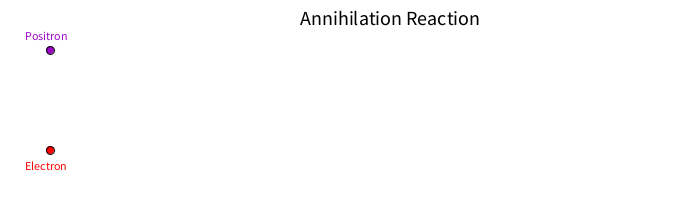
Frame 1 (no input)
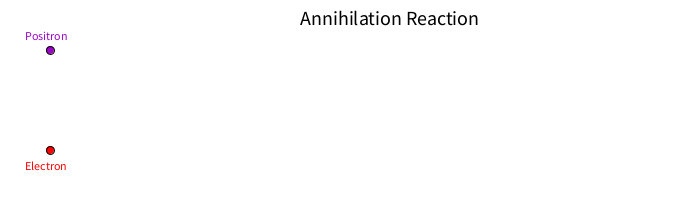
Frame 60 (the mouse pressed at the canvas centre just before this capture)
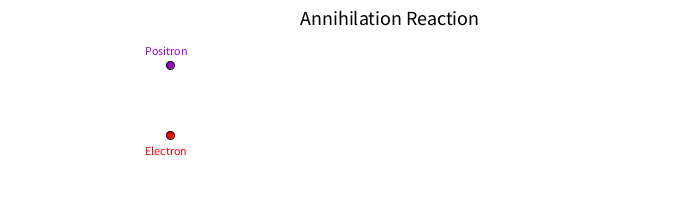
Frame 120 (the mouse held since frame 60 and released just before this capture)

The Processing sketch that drew these frames (run headless with seeded random() and noise(); from frame 60 on, the mouse is pressed at the canvas centre):

// Processing sketch: annihilation
// ── annihilation.pde
//annihilation reaction

class TextBox {
  PVector location;
  PVector velocity;
  
  TextBox(float x_loc, float y_loc, float x_vel, float y_vel) {
    location = new PVector(x_loc, y_loc);
    velocity = new PVector(x_vel, y_vel);
  }
  void update() {
    location.add(velocity);
  }
  
  void display(String message, int size, float[] col) {
    textSize(size);
    fill(col[0],col[1],col[2]);
    text(message, location.x, location.y);
  }
}



//for beta- decay, releases electron and anti neutrino
//large number of neutrinos, neurtino changes into a proton

class Mover {
  PVector location;
  PVector velocity;
  Mover(float x_loc,float y_loc, float x_vel, float y_vel) {
    
    location = new PVector(x_loc,y_loc);
    velocity = new PVector(x_vel,y_vel);
    
  }
  
  void update() {
    location.add(velocity);
    
  }
    
  void display(int rad, int col) {
    stroke(0);
    //purple positron
    if (col == 0) {
      fill(154, 5, 198);
    }
    //red electron
    else if(col == 1) {
      fill(255,0,0);
    }
    ellipse(location.x,location.y,rad,rad);
  }
}

class Gamma {
  PVector location;
  PVector velocity;
  
  Gamma(float x_loc, float y_loc, float x_vel, float y_vel) {
    location = new PVector(x_loc, y_loc);
    velocity = new PVector(x_vel, y_vel);
  }
  void update() {
    location.add(velocity);
  }
  
  //creates squiggly lines for a gamma ray
  float[] two_lines(float x_val, float y_val, int i) {
    //upwards gamma
    if (i == 1) {
      // return the coordinates of two perpendicular lines
      float[][] coords = {{x_val,y_val,(x_val + 3),(y_val - 10)}, {(x_val + 3),(y_val - 10),(x_val + 15),(y_val - 12)}};
      line(coords[0][0],coords[0][1],coords[0][2],coords[0][3]);
      line(coords[1][0],coords[1][1],coords[1][2],coords[1][3]);
      float[] end = {coords[1][2],coords[1][3]};
      return end;
    } else {
      float[][] coords = {{x_val,y_val,(x_val + 3),(y_val + 10)}, {(x_val + 3),(y_val + 10),(x_val + 15),(y_val + 8)}};
      line(coords[0][0],coords[0][1],coords[0][2],coords[0][3]);
      line(coords[1][0],coords[1][1],coords[1][2],coords[1][3]);
      float[] end = {coords[1][2],coords[1][3]};
      return end;
    }
  }
  void drawArrow(float cx, float cy, int len, float angle){
    pushMatrix();
    translate(cx, cy);
    rotate(radians(angle));
    line(0,0,len, 0);
    line(len, 0, len - 8, -8);
    line(len, 0, len - 8, 8);
    popMatrix();
  }
  
  void display(int i, int angle) {
    stroke(255,0,0);
    float[] x = two_lines(location.x,location.y,i);
    float[] y = two_lines(x[0],x[1],i);
    float[] z = two_lines(y[0],y[1],i);
    drawArrow(z[0],z[1],10,angle);
    
  }
}



boolean check_collision(Mover one, Mover two) {
  //take the coordinates of each particle and check if they are the same
  
  if(one.location.x == two.location.x && one.location.y == two.location.y) {
    return true;
  } else {
    return false;
  }
}

//create two movers, a positron and an electron
//have them move to the same position
//from that position, eject two gamma rays

void setup() {
  size(700,200);
  //make two movers
}
// create positron and electron
Mover positron = new Mover(50,50,2.0,0.25);
Mover electron = new Mover(50,150,2.0,-0.25);

//create gamma rays
Gamma g_up = new Gamma(435,100,2.0,-0.75);
Gamma g_down = new Gamma(435,100,2.0,0.75);

// create text for electron
float ex_loc = 25;
float ey_loc = 170;
float ex_vel = 2;
float ey_vel = -0.25;
String e_message = "Electron";
int e_size = 12;
float[] e_col = {255,0,0};
TextBox elec_text = new TextBox(ex_loc,ey_loc, ex_vel, ey_vel);

// create text for positron
float px_loc = 25;
float py_loc = 40;
float px_vel = 2;
float py_vel = 0.25;
String p_message = "Positron";
int p_size = 12;
float[] p_col = {154, 5, 198};
TextBox posi_text = new TextBox(px_loc,py_loc, px_vel, py_vel);



int x = 0;
void mousePressed() {
  if (x == 0) {
    x = 1;
  } 
}


void draw() {
  background(255);
  textSize(20);
  fill(0);
  text("Annihilation Reaction", 300, 25);
  
  textSize(24);
  
  if (x == 0) {
    electron.display(8,1);
    positron.display(8,0);
    elec_text.display(e_message,e_size,e_col);
    posi_text.display(p_message,p_size,p_col);
  } else{
  
    if (check_collision(electron, positron) == true) {
      //draw two gamma rays
      //up
      g_up.update();
      g_up.display(1,330);
    
      ////down
      g_down.update();
      g_down.display(0,20);
    
    
    } else {
      posi_text.update();
      posi_text.display(p_message,p_size,p_col);
      positron.update();
      positron.display(8,0);
    
      elec_text.update();
      elec_text.display(e_message,e_size,e_col);
      electron.update();
      electron.display(8,1);
    }
  }
  
  
  
}
